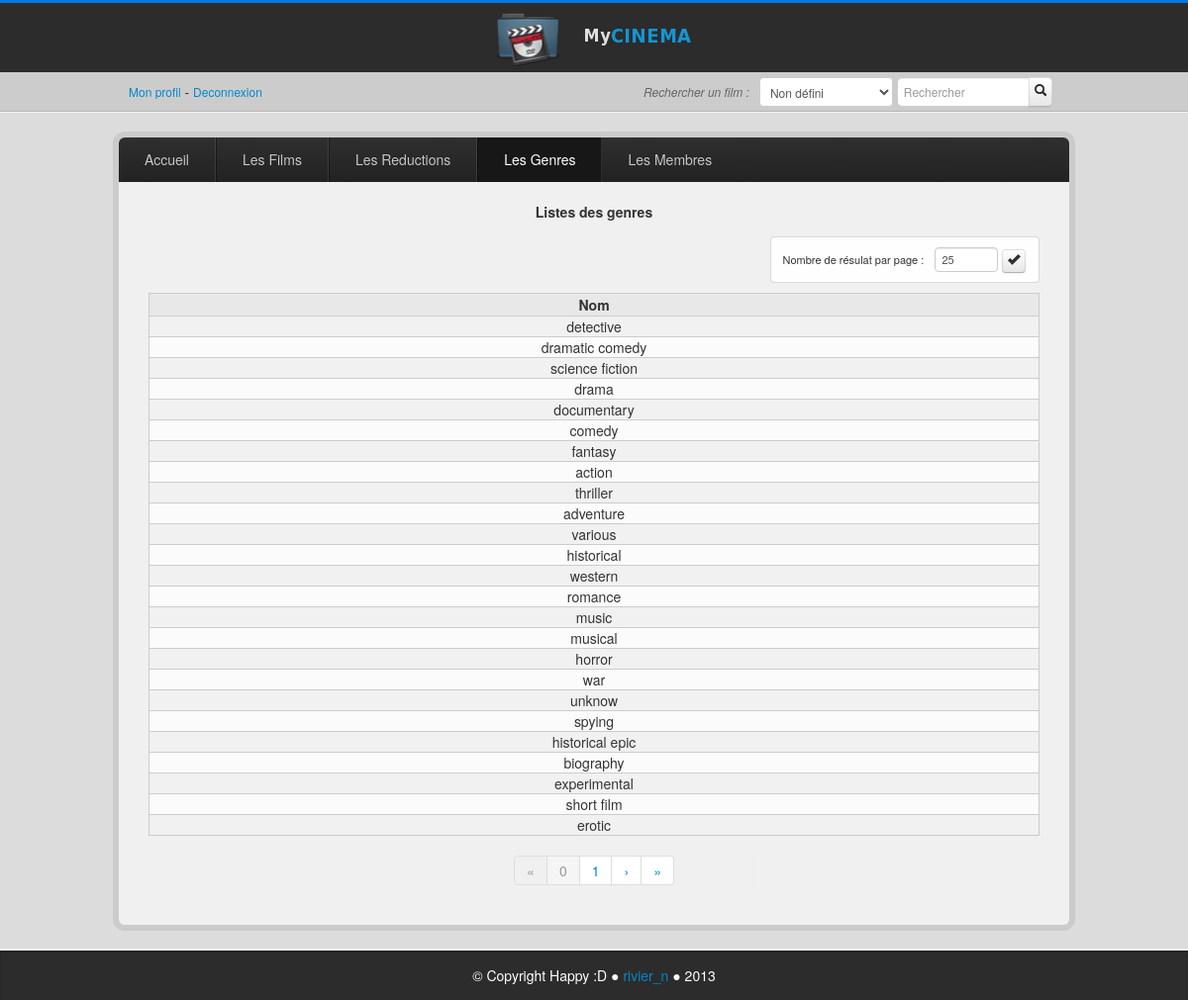
The app's page /index.php?file=ListGenre (signed in) with its own data.
### tables this page shows
CREATE TABLE IF NOT EXISTS `tp_genre` (
  `id_genre` tinyint(4) NOT NULL,
  `nom` varchar(255) NOT NULL,
  PRIMARY KEY (`id_genre`)
);

### inc/functions.php (called while the page is built, shortened)
<?php
if(!isset($_GET['page']))
{
	$page = 0;
}
else
{
	$page = $_GET['page'];
}
if(!isset($_POST['tri']) && empty($_POST['tri']))
{
	if(isset($_GET['file']))
	{
		switch($_GET['file'])
		{
			case "ListGenre":
				$tri = "id_genre";
				break;
		}
	}
}
else
{
	$tri = $_POST['tri'];
}
?>

### inc/db.php (called while the page is built, shortened)
<?php
function getTable($bdd, $table , $page = 0, $tri, $max = 20) {
	$tri = mysqli_real_escape_string($bdd, $tri);
	$table = mysqli_real_escape_string($bdd, $table);
	$page = abs(intval($page));
	$max = abs(intval($max));
	$page *= $max;
	$resultat = mysqli_query($bdd, "SELECT * FROM $table ORDER BY $tri LIMIT $page, $max");
	$tabres = array();
	while($row = mysqli_fetch_assoc($resultat))
	{
   		$tabres[] = $row;
	}
	return $tabres;
}
function countTable($bdd, $table)
{
	$table = mysqli_real_escape_string($bdd, $table);
	$res = mysqli_query($bdd, "SELECT count(*) AS res FROM $table");
	$donnees = mysqli_fetch_assoc($res);
	return $donnees['res'];
}
?>

### inc/ListGenre.php (the view, shortened to what this page needs)
		<?php
$genre_list = getTable($bdd, "tp_genre", $page, $tri, $_SESSION['limit'] );
?>
<h5>Listes des genres</h5>
<div class="nb-result">
	<form method="POST">
		<label for="limit">Nombre de résulat par page :</label>
		<input type="number" id="limit" class="input-small" name="limit" placeholder="25" min="20" max="500" value="<?php if(isset($_SESSION['limit'])){ echo $_SESSION['limit']; } ?>">
		<button type="submit" class="btn"><i class="icon-ok"></i></button>
	</form>
</div>
<table>
	<tr>
		<th>Nom</th>
	</tr>
<?php
$i = 0;
foreach($genre_list as $val)
{
	if($i%2 == 0) { echo "<tr class=\"gris\">"; } else { echo "<tr>"; }
	echo "<td>";
	echo $val['nom'];
	echo "</td>";
	echo "</tr>";
	$i++;
}
$page_nb = round(countTable($bdd, "tp_genre") / $_SESSION['limit']);
?>
</table>
<div class="pagination">
  <ul>
<?php
if($page > 0) {
	$i = $page -1;
	echo "<li><a href=\"index.php?file=ListGenre&amp;page=0\">&laquo;</a></li>";
 	echo "<li><a href=\"index.php?file=ListGenre&amp;page=" . $i . "\">&lsaquo;</a></li>";
}
else
{
	echo "<li class=\"disabled\"><a href=\"#\">&laquo;</a></li>";
}
for($i = 0; $i <= $page_nb; $i++)
{
	if($i == $page_nb || ($i > $page - 3 && $i < $page + 3) || $i <= 1)
	{
		if($i == $page)
		{
			echo "<li class=\"active\"><a href=\"index.php?file=ListGenre&amp;page=" . $i . "\">$i</a></li>";
		}
		else
		{
			echo "<li><a href=\"index.php?file=ListGenre&amp;page=" . $i . "\">$i</a></li>";
		}
	}
}
if($page != $page_nb)
{
	$i = $page +1;
	echo "<li><a href=\"index.php?file=ListGenre&amp;page=" . $i . "\">&rsaquo;</a></li>";
	echo "<li><a href=\"index.php?file=ListGenre&amp;page=$page_nb\">&raquo;</a></li>";
}
else
{
	echo "<li class=\"disabled\"><a href=\"index.php?file=ListGenre&amp;page=$page_nb\">&raquo;</a></li>";
}
?>
  </ul>
</div>

### index.php (shortened to what this page needs)
<?php session_start();
require_once("inc/db.php");
require_once("inc/functions.php");
require_once("inc/header.php");
$inc = array();
$folder = opendir("./inc/");
while($file = readdir($folder)) {
	$path = pathinfo($file);
	if($path['extension'] == "php" && $file != "config.php") {
		$inc[] = $path['filename'];
	}
}
foreach($inc as $val) {
	if (isset($_GET['file']) && $_GET['file'] != "index" && $_GET['file'] != "config" && $_GET['file'] != "header" && $_GET['file'] != "footer" && $_GET['file'] != "functions" && $_GET['file'] != "db") {
		if($_GET['file'] == $val) {
			include_once("inc/".$val.".php");
			break;
		}
	}
}
require_once("inc/footer.php");
?>

### css/style.css (style rules this page uses)
body { background-color: #dcdcdc; }
table { background-color: #fbfbfb; margin:10px auto; border: solid 1px #cccccc ; text-align:center; min-width:900px; position: relative; }
.gris { background-color: #f1f1f1; }
th { background-color: #e8e8e8; border: solid 1px #cccccc ; }
label { display: inline-block; width:170px; }
td { padding:0 5px; border: solid 1px #cccccc ; }
form { width:420px; margin:20px auto; }
h5 { text-align: center; padding:20px 0px 5px 0px; margin:0; }
input[type=text],input[type=number],input[type=date], input[type=mail] { margin-top:8px; }
.nav li:hover, .nav li:active, .active { background-image: -moz-linear-gradient(top, #171717, #171717); background-image: -webkit-gradient(linear, 0 0, 0 100%, from(#171717), to(#171717)); background-image: -webkit-linear-gradient(top, #171717, #171717); background-image: -o-linear-gradient(top, #171717, #171717); background-image: linear-gradient(to bottom, #171717, #171717); background-repeat: repeat-x; color:white; margin: 0; }
.nb-result { background-color: rgba(255,255,255,0.9); -webkit-border-radius:4px; -moz-border-radius: 4px; border-radius: 4px; width:260px; height:45px; display: inline-block; padding: 0 5px; border: solid 1px rgba(0,0,0,0.15); float: right; margin:10px 30px; }
.nb-result form { width:95%; height:30px; margin:2px auto; }
.nb-result button { width:auto; height:24px; padding: 1px 4px; }
.nb-result label { font-size:11px; width:150px; }
.nb-result input[type=number] { font-size:11px; height:15px; width:50px; line-height: 15px; }
.pagination { width: 100%; overflow: hidden; }
.pagination ul { position: relative; float: left; display: block; left: 50%; }
.pagination ul li { position: relative; float: left; display: block; right: 50%; }

### records on screen
tp_genre: nom "detective"
tp_genre: nom "dramatic comedy"
tp_genre: nom "science fiction"
tp_genre: nom "drama"
tp_genre: nom "documentary"
tp_genre: nom "comedy"
tp_genre: nom "fantasy"
tp_genre: nom "action"
tp_genre: nom "thriller"
tp_genre: nom "adventure"
tp_genre: nom "various"
tp_genre: nom "historical"
tp_genre: nom "western"
tp_genre: nom "romance"
tp_genre: nom "music"
tp_genre: nom "musical"
tp_genre: nom "horror"
tp_genre: nom "war"
tp_genre: nom "unknow"
tp_genre: nom "spying"
tp_genre: nom "historical epic"
tp_genre: nom "biography"
tp_genre: nom "experimental"
tp_genre: nom "short film"
tp_genre: nom "erotic"
